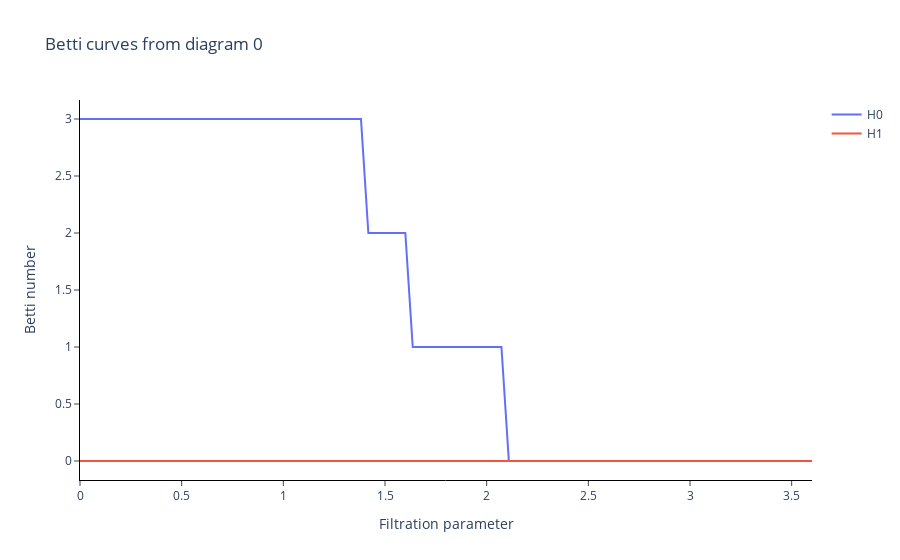

The notebook cell saved with this chart:
### Markdown cell above
Betti curve and Betti distance

### Code cell
# calculate the betti curve
bc = BettiCurve()
betti_curve = bc.fit_transform(diagrams_train)
bc.plot(betti_curve, sample = 0)

### Figure 1 — Plotly figure (JSON) as saved in the notebook; plotly's stock layout.template omitted (floating-point values rounded to 4 significant figures)
{"data": [{"mode": "lines", "name": "H0", "showlegend": true, "type": "scatter", "x": [0, 0.03636, 0.07273, 0.1091, 0.1455, 0.1818, 0.2182, 0.2545, 0.2909, 0.3273, 0.3636, 0.4, 0.4364, 0.4727, 0.5091, 0.5455, 0.5818, 0.6182, 0.6545, 0.6909, 0.7273, 0.7636, 0.8, 0.8364, 0.8727, 0.9091, 0.9455, 0.9818, 1.018, 1.055, 1.091, 1.127, 1.164, 1.2, 1.236, 1.273, 1.309, 1.345, 1.382, 1.418, 1.455, 1.491, 1.527, 1.564, 1.6, 1.636, 1.673, 1.709, 1.745, 1.782, 1.818, 1.855, 1.891, 1.927, 1.964, 2.0, 2.036, 2.073, 2.109, 2.145, 2.182, 2.218, 2.255, 2.291, 2.327, 2.364, 2.4, 2.436, 2.473, 2.509, 2.545, 2.582, 2.618, 2.655, 2.691, 2.727, 2.764, 2.8, 2.836, 2.873, 2.909, 2.945, 2.982, 3.018, 3.055, 3.091, 3.127, 3.164, 3.2, 3.236, 3.273, 3.309, 3.345, 3.382, 3.418, 3.455, 3.491, 3.527, 3.564, 3.6], "y": [3, 3, 3, 3, 3, 3, 3, 3, 3, 3, 3, 3, 3, 3, 3, 3, 3, 3, 3, 3, 3, 3, 3, 3, 3, 3, 3, 3, 3, 3, 3, 3, 3, 3, 3, 3, 3, 3, 3, 2, 2, 2, 2, 2, 2, 1, 1, 1, 1, 1, 1, 1, 1, 1, 1, 1, 1, 1, 0, 0, 0, 0, 0, 0, 0, 0, 0, 0, 0, 0, 0, 0, 0, 0, 0, 0, 0, 0, 0, 0, 0, 0, 0, 0, 0, 0, 0, 0, 0, 0, 0, 0, 0, 0, 0, 0, 0, 0, 0, 0]}, {"mode": "lines", "name": "H1", "showlegend": true, "type": "scatter", "x": [0, 0.03636, 0.07273, 0.1091, 0.1455, 0.1818, 0.2182, 0.2545, 0.2909, 0.3273, 0.3636, 0.4, 0.4364, 0.4727, 0.5091, 0.5455, 0.5818, 0.6182, 0.6545, 0.6909, 0.7273, 0.7636, 0.8, 0.8364, 0.8727, 0.9091, 0.9455, 0.9818, 1.018, 1.055, 1.091, 1.127, 1.164, 1.2, 1.236, 1.273, 1.309, 1.345, 1.382, 1.418, 1.455, 1.491, 1.527, 1.564, 1.6, 1.636, 1.673, 1.709, 1.745, 1.782, 1.818, 1.855, 1.891, 1.927, 1.964, 2.0, 2.036, 2.073, 2.109, 2.145, 2.182, 2.218, 2.255, 2.291, 2.327, 2.364, 2.4, 2.436, 2.473, 2.509, 2.545, 2.582, 2.618, 2.655, 2.691, 2.727, 2.764, 2.8, 2.836, 2.873, 2.909, 2.945, 2.982, 3.018, 3.055, 3.091, 3.127, 3.164, 3.2, 3.236, 3.273, 3.309, 3.345, 3.382, 3.418, 3.455, 3.491, 3.527, 3.564, 3.6], "y": [0, 0, 0, 0, 0, 0, 0, 0, 0, 0, 0, 0, 0, 0, 0, 0, 0, 0, 0, 0, 0, 0, 0, 0, 0, 0, 0, 0, 0, 0, 0, 0, 0, 0, 0, 0, 0, 0, 0, 0, 0, 0, 0, 0, 0, 0, 0, 0, 0, 0, 0, 0, 0, 0, 0, 0, 0, 0, 0, 0, 0, 0, 0, 0, 0, 0, 0, 0, 0, 0, 0, 0, 0, 0, 0, 0, 0, 0, 0, 0, 0, 0, 0, 0, 0, 0, 0, 0, 0, 0, 0, 0, 0, 0, 0, 0, 0, 0, 0, 0]}], "layout": {"plot_bgcolor": "white", "title": {"text": "Betti curves from diagram 0"}, "xaxis": {"anchor": "y", "exponentformat": "e", "linecolor": "black", "linewidth": 1, "mirror": false, "showexponent": "all", "showline": true, "side": "bottom", "ticks": "outside", "title": {"text": "Filtration parameter"}, "type": "linear", "zeroline": true}, "yaxis": {"anchor": "x", "exponentformat": "e", "linecolor": "black", "linewidth": 1, "mirror": false, "showexponent": "all", "showline": true, "side": "left", "ticks": "outside", "title": {"text": "Betti number"}, "type": "linear", "zeroline": true}}}
